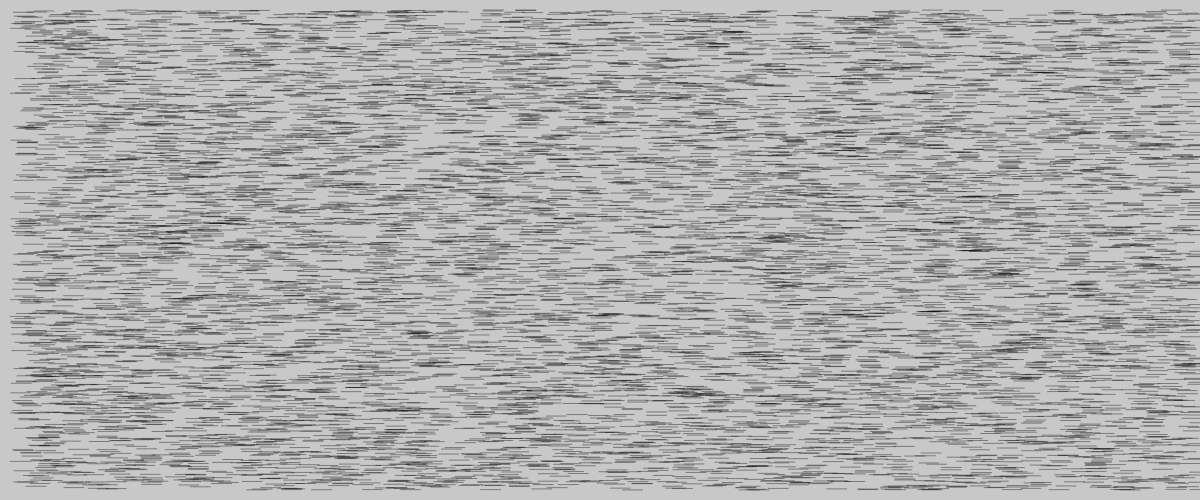
Frame 1 (no input)
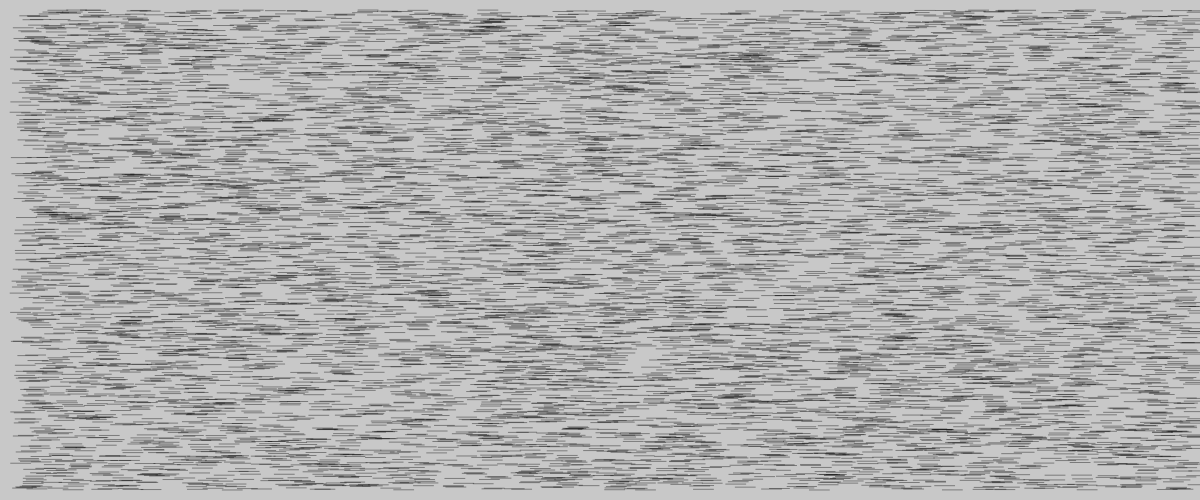
Frame 2 (the mouse pressed at the canvas centre, redrawn once)

The p5.js sketch that drew these frames (run headless with seeded random() and noise() and a simulated clock; the mouse was pressed at the canvas centre and the sketch redrawn once):

// p5.js sketch
// ── sketch.js
/* Sol Lweitt

10,000 random straight lines about four inches long.

*/


let m = 10; // el margen

function setup() {
  createCanvas(windowWidth, 500);
  noLoop(); // que se ejecute una sola vez
  stroke(0,100);
}

function draw() {
  
  background(200);
  
  for(let i=0;i < 10000;i++){
  let x = random(m, width-m);
  let y = random(m,height-m)
  
  line(x,y,x + 20,y);
    }
}
